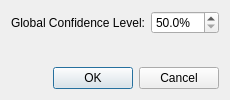
<?xml version="1.0" encoding="UTF-8"?>
<ui version="4.0">
 <class>change_conf_level_dialog</class>
 <widget class="QDialog" name="change_conf_level_dialog">
  <property name="geometry">
   <rect>
    <x>0</x>
    <y>0</y>
    <width>0</width>
    <height>0</height>
   </rect>
  </property>
  <property name="windowTitle">
   <string>Change Confidence Level</string>
  </property>
  <layout class="QVBoxLayout" name="dialog_layout">
   <item>
    <layout class="QFormLayout" name="content_layout">
     <property name="fieldGrowthPolicy">
      <enum>QFormLayout::AllNonFixedFieldsGrow</enum>
     </property>
     <property name="rowWrapPolicy">
      <enum>QFormLayout::WrapLongRows</enum>
     </property>
     <item row="0" column="0">
      <widget class="QLabel" name="conf_level_label">
       <property name="text">
        <string>Global Confidence Level:</string>
       </property>
       <property name="wordWrap">
        <bool>true</bool>
       </property>
      </widget>
     </item>
     <item row="0" column="1">
      <widget class="QDoubleSpinBox" name="conf_level_spinbox">
       <property name="decimals">
        <number>1</number>
       </property>
       <property name="minimum">
        <double>50.000000000000000</double>
       </property>
       <property name="maximum">
        <double>99.999999999999986</double>
       </property>
       <property name="singleStep">
        <double>0.100000000000000</double>
       </property>
       <property name="suffix">
        <string>%</string>
       </property>
      </widget>
     </item>
    </layout>
   </item>
   <item>
    <widget class="QDialogButtonBox" name="button_box">
     <property name="orientation">
      <enum>Qt::Horizontal</enum>
     </property>
     <property name="standardButtons">
      <set>QDialogButtonBox::Cancel|QDialogButtonBox::Ok</set>
     </property>
    </widget>
   </item>
  </layout>
 </widget>
 <resources/>
 <connections/>
</ui>
